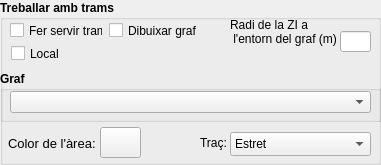
  <widget class="QGroupBox" name="groupBox_7">
   <property name="geometry">
    <rect>
     <x>10</x>
     <y>251</y>
     <width>381</width>
     <height>165</height>
    </rect>
   </property>
   <property name="font">
    <font>
     <weight>75</weight>
     <bold>true</bold>
    </font>
   </property>
   <property name="title">
    <string>Treballar amb trams</string>
   </property>
   <widget class="QLabel" name="lbl_radi">
    <property name="geometry">
     <rect>
      <x>230</x>
      <y>11</y>
      <width>111</width>
      <height>41</height>
     </rect>
    </property>
    <property name="font">
     <font>
      <weight>50</weight>
      <bold>false</bold>
     </font>
    </property>
    <property name="text">
     <string>Radi de la ZI a
 l'entorn del graf (m)</string>
    </property>
   </widget>
   <widget class="QLineEdit" name="txt_radi">
    <property name="geometry">
     <rect>
      <x>340</x>
      <y>31</y>
      <width>31</width>
      <height>21</height>
     </rect>
    </property>
    <property name="font">
     <font>
      <weight>50</weight>
      <bold>false</bold>
     </font>
    </property>
    <property name="alignment">
     <set>Qt::AlignCenter</set>
    </property>
   </widget>
   <widget class="QWidget" name="layoutWidget">
    <property name="geometry">
     <rect>
      <x>10</x>
      <y>21</y>
      <width>192</width>
      <height>19</height>
     </rect>
    </property>
    <layout class="QHBoxLayout" name="horizontalLayout">
     <item>
      <widget class="QCheckBox" name="CB_tramsUtils">
       <property name="font">
        <font>
         <weight>50</weight>
         <bold>false</bold>
        </font>
       </property>
       <property name="text">
        <string>Fer servir trams</string>
       </property>
      </widget>
     </item>
     <item>
      <widget class="QCheckBox" name="CB_dibuixarGraf">
       <property name="font">
        <font>
         <weight>50</weight>
         <bold>false</bold>
        </font>
       </property>
       <property name="text">
        <string>Dibuixar graf</string>
       </property>
      </widget>
     </item>
    </layout>
   </widget>
   <widget class="QGroupBox" name="groupBox_4">
    <property name="geometry">
     <rect>
      <x>0</x>
      <y>71</y>
      <width>381</width>
      <height>51</height>
     </rect>
    </property>
    <property name="font">
     <font>
      <weight>75</weight>
      <bold>true</bold>
     </font>
    </property>
    <property name="title">
     <string>Graf</string>
    </property>
    <widget class="QComboBox" name="comboGraf">
     <property name="geometry">
      <rect>
       <x>10</x>
       <y>20</y>
       <width>361</width>
       <height>22</height>
      </rect>
     </property>
    </widget>
   </widget>
   <widget class="QPushButton" name="colorArea">
    <property name="geometry">
     <rect>
      <x>100</x>
      <y>127</y>
      <width>41</width>
      <height>31</height>
     </rect>
    </property>
    <property name="font">
     <font>
      <weight>50</weight>
      <bold>false</bold>
     </font>
    </property>
    <property name="text">
     <string/>
    </property>
   </widget>
   <widget class="QLabel" name="lblTras">
    <property name="geometry">
     <rect>
      <x>200</x>
      <y>127</y>
      <width>31</width>
      <height>31</height>
     </rect>
    </property>
    <property name="font">
     <font>
      <weight>50</weight>
      <bold>false</bold>
     </font>
    </property>
    <property name="text">
     <string>Traç:</string>
    </property>
   </widget>
   <widget class="QComboBox" name="comboTras">
    <property name="geometry">
     <rect>
      <x>230</x>
      <y>132</y>
      <width>141</width>
      <height>24</height>
     </rect>
    </property>
    <property name="font">
     <font>
      <weight>50</weight>
      <bold>false</bold>
     </font>
    </property>
    <item>
     <property name="text">
      <string>Estret</string>
     </property>
    </item>
    <item>
     <property name="text">
      <string>Mitjà</string>
     </property>
    </item>
    <item>
     <property name="text">
      <string>Ample</string>
     </property>
    </item>
   </widget>
   <widget class="QLabel" name="lbl_colorArea">
    <property name="geometry">
     <rect>
      <x>8</x>
      <y>128</y>
      <width>91</width>
      <height>31</height>
     </rect>
    </property>
    <property name="font">
     <font>
      <pointsize>10</pointsize>
      <weight>50</weight>
      <bold>false</bold>
     </font>
    </property>
    <property name="text">
     <string>Color de l'àrea:</string>
    </property>
   </widget>
   <widget class="QCheckBox" name="chk_calc_local">
    <property name="geometry">
     <rect>
      <x>11</x>
      <y>45</y>
      <width>81</width>
      <height>17</height>
     </rect>
    </property>
    <property name="font">
     <font>
      <weight>50</weight>
      <bold>false</bold>
     </font>
    </property>
    <property name="text">
     <string>Local</string>
    </property>
    <property name="checkable">
     <bool>true</bool>
    </property>
   </widget>
  </widget>
